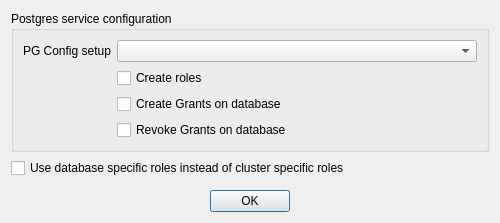
<?xml version="1.0" encoding="UTF-8"?>
<ui version="4.0">
 <class>RoleGeneratorDialog</class>
 <widget class="QDialog" name="RoleGeneratorDialog">
  <property name="geometry">
   <rect>
    <x>0</x>
    <y>0</y>
    <width>500</width>
    <height>222</height>
   </rect>
  </property>
  <property name="windowTitle">
   <string>Role Generator Config</string>
  </property>
  <layout class="QFormLayout" name="formLayout_5">
   <item row="2" column="0" colspan="2">
    <spacer name="verticalSpacer">
     <property name="orientation">
      <enum>Qt::Vertical</enum>
     </property>
     <property name="sizeHint" stdset="0">
      <size>
       <width>20</width>
       <height>40</height>
      </size>
     </property>
    </spacer>
   </item>
   <item row="3" column="0" colspan="2">
    <widget class="QDialogButtonBox" name="mBtnBoxOkCancel">
     <property name="orientation">
      <enum>Qt::Horizontal</enum>
     </property>
     <property name="standardButtons">
      <set>QDialogButtonBox::Ok</set>
     </property>
     <property name="centerButtons">
      <bool>true</bool>
     </property>
    </widget>
   </item>
   <item row="0" column="0" colspan="2">
    <widget class="QGroupBox" name="groupBox_2">
     <property name="title">
      <string>Postgres service configuration</string>
     </property>
     <layout class="QFormLayout" name="formLayout_4">
      <item row="1" column="0">
       <widget class="QLabel" name="label_8">
        <property name="text">
         <string>PG Config setup</string>
        </property>
       </widget>
      </item>
      <item row="1" column="1">
       <widget class="QComboBox" name="pgserviceComboBox"/>
      </item>
      <item row="3" column="1">
       <widget class="QCheckBox" name="GrantRolesOnDBCheckBox">
        <property name="text">
         <string>Create Grants on database</string>
        </property>
       </widget>
      </item>
      <item row="2" column="1">
       <widget class="QCheckBox" name="CreateRolesCheckBox">
        <property name="text">
         <string>Create roles</string>
        </property>
       </widget>
      </item>
      <item row="4" column="1">
       <widget class="QCheckBox" name="RevokeRolesOnDBCheckBox">
        <property name="text">
         <string>Revoke Grants on database</string>
        </property>
       </widget>
      </item>
     </layout>
    </widget>
   </item>
   <item row="1" column="0">
    <widget class="QCheckBox" name="addDbSpecRolesCheckBox">
     <property name="text">
      <string>Use database specific roles instead of cluster specific roles</string>
     </property>
    </widget>
   </item>
  </layout>
 </widget>
 <resources/>
 <connections>
  <connection>
   <sender>mBtnBoxOkCancel</sender>
   <signal>accepted()</signal>
   <receiver>RoleGeneratorDialog</receiver>
   <slot>accept()</slot>
   <hints>
    <hint type="sourcelabel">
     <x>248</x>
     <y>254</y>
    </hint>
    <hint type="destinationlabel">
     <x>157</x>
     <y>274</y>
    </hint>
   </hints>
  </connection>
  <connection>
   <sender>mBtnBoxOkCancel</sender>
   <signal>rejected()</signal>
   <receiver>RoleGeneratorDialog</receiver>
   <slot>reject()</slot>
   <hints>
    <hint type="sourcelabel">
     <x>316</x>
     <y>260</y>
    </hint>
    <hint type="destinationlabel">
     <x>286</x>
     <y>274</y>
    </hint>
   </hints>
  </connection>
 </connections>
</ui>
